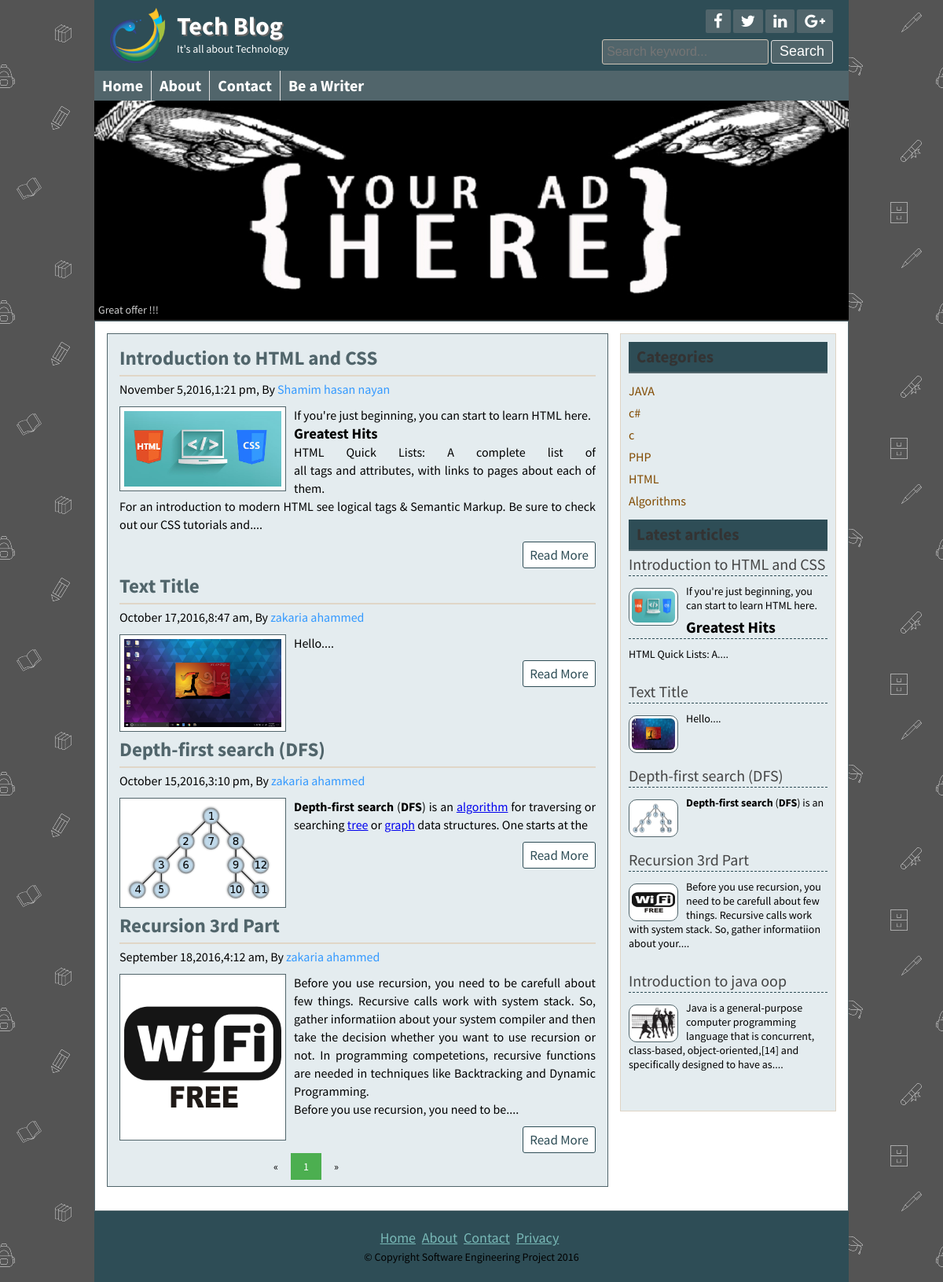
The page / on the database its author committed.
### tables this page shows
CREATE TABLE IF NOT EXISTS `tbl_post` (
  `id` int(2) NOT NULL AUTO_INCREMENT,
  `title` varchar(50) NOT NULL,
  `image` varchar(255) NOT NULL,
  `body` text NOT NULL,
  `date` timestamp NOT NULL DEFAULT CURRENT_TIMESTAMP,
  `cat_id` int(2) NOT NULL,
  `tag` varchar(255) NOT NULL,
  `admin_id` int(2) NOT NULL,
  PRIMARY KEY (`id`),
  KEY `cat_id` (`cat_id`),
  KEY `tag_id` (`tag`),
  KEY `author_id` (`admin_id`)
);

CREATE TABLE IF NOT EXISTS `tbl_category` (
  `cat_id` int(2) NOT NULL AUTO_INCREMENT,
  `cat_name` varchar(55) NOT NULL,
  PRIMARY KEY (`cat_id`)
);

### lib/Database.php (called while the page is built, shortened)
<?php
Class Database{
	public $host   = DB_HOST;
	public $user   = DB_USER;
	public $pass   = DB_PASS;
	public $dbname = DB_NAME;
	public $link;
	private function connectDB(){
	$this->link = new mysqli($this->host, $this->user, $this->pass, $this->dbname);
 }
	public function select($query){
		$result = $this->link->query($query) or die($this->link->error.__LINE__);
		if($result->num_rows > 0){
			return $result;
		} else {
			return false;
		}
	}
}

### helpers/Format.php (called while the page is built, shortened)
<?php
class Format
{
	public function format_date($date)
	{
		return date('F j,Y,g:i a',strtotime($date));
	}
	public function textShortent($text,$limit=400)
	{
		$text=substr($text, 0 , $limit);
		$text=substr($text, 0 ,strrpos($text, ' '));
		$text=$text."....";
		return $text;
	}
}
?>

### index.php (the view)
<?php include 'inc\header.php';?>
<?php include 'inc\slider.php';?>
<div>
	<div class="contentsection contemplete clear">
		<div class="maincontent clear">
			<?php
				$per_page=4;
				if (isset($_GET["page"])) {
					$page=$_GET["page"];
				}else{
					$page=1;
				}
				$start_page=($page-1)*$per_page;
			?>
		<?php
			$query=("SELECT * ,tbl_admins.admin_name,tbl_admins.admin_id
					 FROM tbl_post
					 inner join tbl_admins
					 on tbl_admins.admin_id=tbl_post.admin_id
					  inner join tbl_category
					 on tbl_category.cat_id=tbl_post.cat_id
					 order by id desc
					 limit $start_page,$per_page
					 ");
			$post=$db->select($query);
			if ($post) {
				while ($result=$post->fetch_assoc()){
		?>
			<div class="samepost clear">
				<h2><a href="post.php?id=<?php echo $result['id'] ?>"><?php echo $result['title'] ?></a></h2>
				<h4><?php echo $fm->format_date($result['date'] )?>, By <a href="profile.php?id=<?php echo $result['admin_id'] ?>"><?php echo $result['admin_name'] ?></a></h4>
				 <a href="post.php?id=<?php echo $result['id'] ?>"><img src="admin/<?php echo$result['image']?>" alt="post image"/></a>
				<p>
					<?php echo $fm->textShortent($result['body'] )?>
				</p>
				<div class="readmore clear">
					<a href="post.php?id=<?php echo $result['id'] ?>">Read More</a>
				</div>
			</div>
			<?php
				}
			?>
			<div>
				<div style=" margin-left: 180px; float: left">
			<?php
				$query="SELECT * FROM tbl_post";
				$result=$db->select($query);
				$total_rows=mysqli_num_rows($result);
				$total_page=ceil($total_rows/$per_page);
				echo "<ul class='pagination'>";
				echo " <li><a href='index.php?page=1'>&laquo;</a></li>";
				for ($i=1; $i <$total_page ; $i++) {
					if ($page==$i) {
						echo "<li><a class='active' href='index.php?page=$i'>$i</a></li>";
					}else{
						echo "<li><a href='index.php?page=$i'>$i</a></li>";
					}
				}
				echo " <li><a href='index.php?page=$total_page'>&raquo;</a></li>";
				echo "</ul>";
			?>
			<?php
				}else{
					header("location:404.php");
				}
			?>
			</div>
			</div>
			</div>
<?php include 'inc\sidebar.php';?>
<?php include 'inc\footer.php';?>

### inc/header.php (shortened to what this page needs)
<?php include 'lib/Database.php';?>
<?php include 'helpers/Format.php';?>
<?php
$db=new Database();
$fm=new Format();
?>
<!DOCTYPE html>
<html>
<head>
	<link rel="stylesheet" href="font-awesome-4.5.0/css/font-awesome.css">
	<link rel="stylesheet" href="css/nivo-slider.css" type="text/css" media="screen" />
	<link rel="stylesheet" href="style.css">
	<link rel="stylesheet" href="lessframework4.css">
</head>
<body>
	<div class="headersection templete clear">
		<a href="index.php">
			<div class="logo">
				<img src="images/logo.png" alt="Logo"/>
				<h2>Tech Blog</h2>
				<p>It's all about Technology</p>
			</div>
		</a>
		<div class="social clear">
			<div class="icon clear">
				<a href="http://facebook.com" target="_blank"><i class="fa fa-facebook"></i></a>
				<a href="#" target="_blank"><i class="fa fa-twitter"></i></a>
				<a href="#" target="_blank"><i class="fa fa-linkedin"></i></a>
				<a href="#" target="_blank"><i class="fa fa-google-plus"></i></a>
			</div>
			<div class="searchbtn clear">
			<form action="search_post.php" method="get">
				<input type="text" name="search" placeholder="Search keyword..."/>
				<input type="submit" name="submit" value="Search"/>
			</form>
			</div>
		</div>
	</div>
	<?php $url=$_SERVER['PHP_SELF'];
	?>
<div class="navsection templete">
	<ul>
		<li><a
		<?php if($url=="/blog_final/index.php"){
			echo "id='active'";
			}?>  href="index.php">Home</a></li>
		<li><a <?php if($url=="/blog_final/about.php"){
			echo "id='active'";
			}?> href="about.php">About</a></li>
		<li><a
		<?php if($url=="/blog_final/contact.php"){
			echo "id='active'";
			}?>
		href="contact.php">Contact</a></li>
		<li><a
		<?php if($url=="/blog_final/application.php"){
			echo "id='active'";
			}?> href="application.php">Be a Writer</a></li>
	</ul>
</div>

### inc/slider.php
<div class="slidersection templete clear">
        <div id="slider">
		<?php
            $query="SELECT * FROM slider order by id desc";
            $slider=$db->select($query);
            if ($slider) {
                while ($result=$slider->fetch_assoc()) {
			?>
            <a href="<?php echo $result['link'];?>"><img src="admin/<?php echo $result['name'];?>" alt="nature 1" title="<?php echo $result['caption'];?>" /></a>
          <?php }}?>
        </div>
</div>

### inc/sidebar.php
<div class="sidebar clear">
	<div class="samesidebar clear">
		<h2>Categories</h2>
		<?php
			$query=("SELECT * FROM tbl_category");
			$post=$db->select($query);
			if ($post) {
				while ($result=$post->fetch_assoc()){
		?>
			<ul>
				<li><a href="posts.php?catid=<?php echo $result['cat_id'] ?>"><?php echo $result['cat_name'] ?></a></li>
			</ul>
			<?php
				}
			}else{
				echo "No category Found!!";
			}
		?>
	</div>
	<div class="samesidebar clear">
		<h2>Latest articles</h2>
		<?php
			$query=("SELECT * FROM tbl_post order by id desc limit 5");
			$post=$db->select($query);
			if ($post) {
				while ($result=$post->fetch_assoc()){
		?>
			<div class="popular clear">
				<h3><a href="post.php?id=<?php echo $result['id'] ?>"><?php echo $result['title'] ?></a></h3>
				<a href="post.php?id=<?php echo $result['id'] ?>"><img src="admin/<?php echo$result['image']?>" alt="post image"/></a>
				<p><?php echo $fm->textShortent($result['body'],150) ?></p>
			</div>
			<?php
				}
			}else{
				echo "No Latest post Found!!";
			}
		?>
	</div>
</div>

### inc/footer.php
	</div>
	<div class="footersection templete clear">
	  <div class="footermenu clear">
		<ul>
			<li><a href="#">Home</a></li>
			<li><a href="#">About</a></li>
			<li><a href="#">Contact</a></li>
			<li><a href="#">Privacy</a></li>
		</ul>
	  </div>
	  <p>&copy; Copyright Software Engineering Project 2016</p>
	</div>
</body>
</html>

### css/nivo-slider.css (style rules this page uses)
.nivoSlider { position:relative; }
.nivoSlider a.nivo-imageLink { position:absolute; top:0px; left:0px; width:100%; height:100%; border:0; padding:0; margin:0; z-index:60; display:none; }

### lessframework4.css (style rules this page uses)
.templete { width:960px;margin:0px auto }
.contemplete { width: 928px; margin: 0 auto; }
.social { width: 359px; margin-top:12px; }
.maincontent { width: 606px; }
.sidebar { width: 253px; }
.logo img { width: 70px; margin-right: 15px; }
.logo h2 { font-size: 32px;margin-bottom: 11px; margin-top: 24px; }
body { font-size:14px;line-height:18px }
.logo { width: 580px; }
.searchbtn input[type="text"] { padding: 5px;width: 200px; height: 20px; font-size: 16px; }
.searchbtn input[type="submit"] { padding-right: 10px; padding-top: 0;font-size: 18px;height: 30px; padding-left: 10px; }
.navsection ul li a { font-size: 20px;padding: 10px; }
.footermenu ul li a { font-size: 18px; }
.icon a { font-size: 20px;margin-left: 3px;padding: 5px 10px; }
.navsection { min-height: 38px; }
.samepost h2 { font-size: 25px; }
.samepost { font-size: 16px; line-height: 24px; }
.samepost img { width: 200px;padding: 5px; }
.samepost p { font-size: 16px;line-height: 23px; }
.readmore a { font-size: 17px;padding: 4px 8px; }
.samesidebar h2 { padding: 10px; }
.samesidebar ul li { font-size: 16px; }
.popular h3 { font-size: 20px; }
.popular { margin-bottom: 20px; }
.footersection { height:90px; }
.footermenu { margin-top: 25px;margin-bottom: 5px; }
.popular img { height: 40px;margin-top: 5px; margin-right: 10px; padding: 3px; width: 55px; }
input[type="text"], input[type="email"] { border-radius: 3px;margin-bottom: 5px; width: 300px; }
input[type="submit"] { font-size: 20px;padding: 1px 10px }

### rows shown on the page
tbl_post: title "Introduction to HTML and CSS", date "November 5,2016,1:21 pm", admin.admin_name "Shamim hasan nayan", image (picture), body "If you're just beginning, you can start to learn HTML here. Greatest Hits HTML Quick Lists: A complete list of all tags and attributes, with links to pages about each of them. For an introduction to modern HTML see logical tags & Semantic Markup. Be sure to check out our CSS tutorials and....", body "If you're just beginning, you can start to learn HTML here. Greatest Hits HTML Quick Lists: A...."
tbl_post: title "Text Title", date "October 17,2016,8:47 am", admin.admin_name "zakaria ahammed", image (picture), body "Hello...."
tbl_post: title "Depth-first search (DFS)", date "October 15,2016,3:10 pm", admin.admin_name "zakaria ahammed", image (picture), body "Depth-first search ( DFS ) is an algorithm for traversing or searching tree or graph data structures. One starts at the", body "Depth-first search ( DFS ) is an"
tbl_post: title "Recursion 3rd Part", date "September 18,2016,4:12 am", admin.admin_name "zakaria ahammed", image (picture), body "Before you use recursion, you need to be carefull about few things. Recursive calls work with system stack. So, gather informatiion about your system compiler and then take the decision whether you want to use recursion or not. In programming competetions, recursive functions are needed in techniques like Backtracking and Dynamic Programming. Before you use recursion, you need to be....", body "Before you use recursion, you need to be carefull about few things. Recursive calls work with system stack. So, gather informatiion about your...."
tbl_category: cat_name "JAVA"
tbl_category: cat_name "c#"
tbl_category: cat_name "c"
tbl_category: cat_name "PHP"
tbl_category: cat_name "HTML"
tbl_category: cat_name "Algorithms"
tbl_post: title "Introduction to java oop", image (picture), body "Java is a general-purpose computer programming language that is concurrent, class-based, object-oriented,[14] and specifically designed to have as...."
